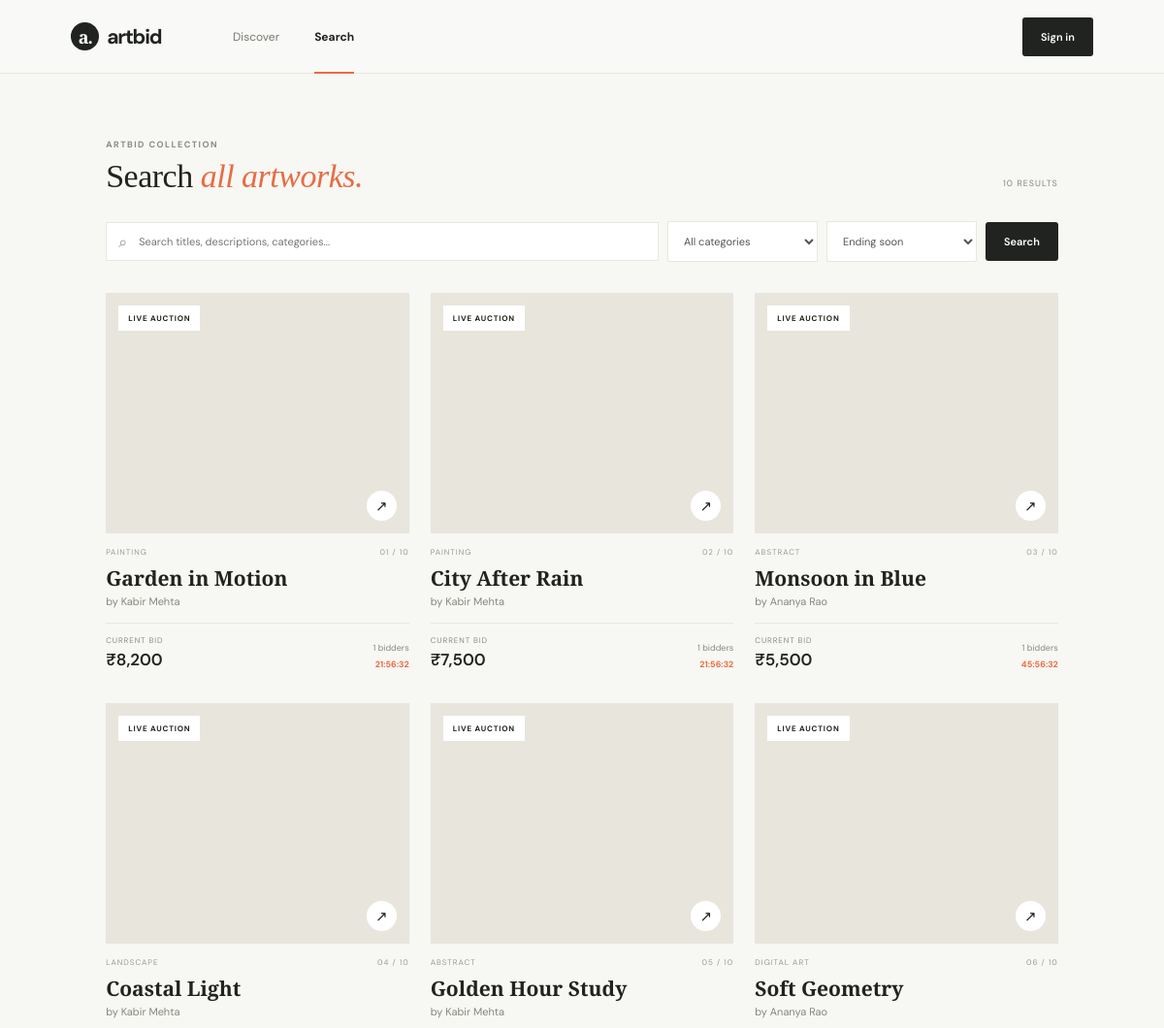
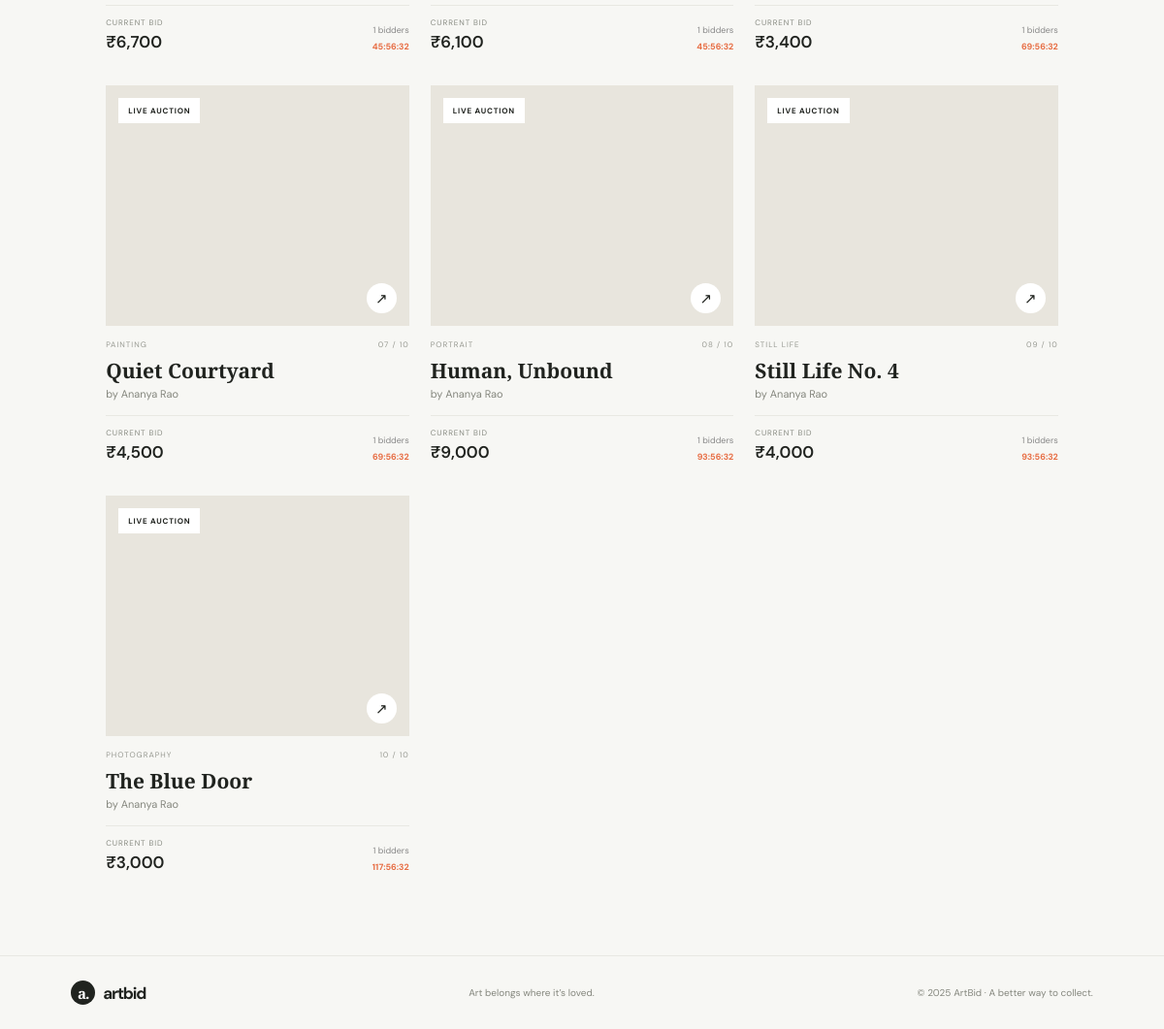
Page /?view=search on the committed database (2 pictures, top to bottom).
### tables this page shows
CREATE TABLE IF NOT EXISTS artworks (
 id INT UNSIGNED AUTO_INCREMENT PRIMARY KEY,
 seller_id INT UNSIGNED NOT NULL,
 title VARCHAR(180) NOT NULL,
 description TEXT NOT NULL,
 category VARCHAR(80) NOT NULL,
 image_url VARCHAR(1000) DEFAULT NULL,
 base_price DECIMAL(12,2) NOT NULL,
 starts_at DATETIME NOT NULL,
 ends_at DATETIME NOT NULL,
 created_at TIMESTAMP DEFAULT CURRENT_TIMESTAMP,
 FOREIGN KEY (seller_id) REFERENCES users(id) ON DELETE CASCADE,
 INDEX auction_ends (ends_at), INDEX artwork_category (category)
);

CREATE TABLE IF NOT EXISTS users (
 id INT UNSIGNED AUTO_INCREMENT PRIMARY KEY,
 name VARCHAR(120) NOT NULL,
 email VARCHAR(190) NOT NULL UNIQUE,
 password VARCHAR(255) NOT NULL,
 role ENUM('Seller','Buyer') NOT NULL DEFAULT 'Buyer',
 phone VARCHAR(32) DEFAULT NULL,
 location VARCHAR(160) DEFAULT NULL,
 bio TEXT DEFAULT NULL,
 upi_id VARCHAR(100) DEFAULT NULL,
 created_at TIMESTAMP DEFAULT CURRENT_TIMESTAMP
);

### includes/data.php (called while the page is built, shortened)
<?php
$view = $_GET['view'] ?? 'discover';
$selected = isset($_GET['artwork']) ? (int) $_GET['artwork'] : 0;
$search = trim($_GET['q'] ?? '');
$sort = ($_GET['sort'] ?? 'ending_soon') === 'ending_later' ? 'ending_later' : 'ending_soon';
$where = $view === 'search' && $search !== '' ? ['1=1'] : ['a.ends_at > NOW()'];
$params = [];
if ($pdo) {
    $sql = 'SELECT a.*, u.name seller, COALESCE(MAX(b.amount), a.base_price) current_bid,
                   COUNT(DISTINCT b.buyer_id) bidders, COUNT(b.id) bid_count,
                   (SELECT u2.name FROM bids wb JOIN users u2 ON u2.id=wb.buyer_id WHERE wb.artwork_id=a.id ORDER BY wb.amount DESC, wb.created_at ASC, wb.id ASC LIMIT 1) winner_name,
                   (SELECT COUNT(*) FROM wishlist w WHERE w.artwork_id = a.id) saves
            FROM artworks a JOIN users u ON u.id = a.seller_id
            LEFT JOIN bids b ON b.artwork_id = a.id
            WHERE ' . implode(' AND ', $where) . '
            GROUP BY a.id ORDER BY a.ends_at ' . ($sort === 'ending_soon' ? 'ASC' : 'DESC');
    $q = $pdo->prepare($sql);
    $q->execute($params);
    $arts = $q->fetchAll(PDO::FETCH_ASSOC);
}

### includes/helpers.php (called while the page is built, shortened)
<?php
function e($s){return htmlspecialchars((string)$s,ENT_QUOTES,'UTF-8');}
function money($n){return '₹'.number_format((float)$n);}

### views/search.php (the view, shortened to what this page needs)
<?php if(!$selected&&$view==='search'):?>
<section class="market search-page">
 <div class="section-title"><div><div class="eyebrow">ARTBID COLLECTION</div><h2>Search <em>all artworks.</em></h2></div><span class="lot-count"><?=count($arts)?> RESULTS</span></div>
 <form class="filters" method="get" action="index.php">
  <label class="search"><span aria-hidden="true">⌕</span><input type="search" name="q" placeholder="Search titles, descriptions, categories..." value="<?=e($search)?>" aria-label="Search all artworks"></label>
  <select name="category"><option value="">All categories</option><?php foreach(($cats??[]) as $c):?><option value="<?=e($c)?>" <?=($_GET['category']??'')===$c?'selected':''?>><?=e($c)?></option><?php endforeach;?></select>
  <select name="sort" aria-label="Sort results"><option value="ending_soon" <?=$sort==='ending_soon'?'selected':''?>>Ending soon</option><option value="ending_later" <?=$sort==='ending_later'?'selected':''?>>Ending later</option></select>
  <button class="btn btn-dark">Search</button>
 </form>
 <div class="art-grid">
  <?php foreach($arts as $i=>$a):$ended=strtotime($a['ends_at'])<=time();$sold=$ended&&!empty($a['winner_name']);?>
   <article class="art-card">
    <a href="?artwork=<?=$a['id']?>" class="art-image" style="background-image:url('<?=e($a['image_url']?:'https://images.unsplash.com/photo-1541961017774-22349e4a1262?w=900')?>')"><span class="pill <?=$sold?'sold-chip':($ended?'ended-chip':(strtotime($a['ends_at'])<time()+3600?'hot':''))?>"><?=$sold?'SOLD':($ended?'ENDED':(strtotime($a['ends_at'])<time()+3600?'ENDING SOON':'LIVE AUCTION'))?></span><span class="image-arrow">↗</span></a>
    <div class="card-meta"><span><?=e(strtoupper($a['category']))?></span><span><?=str_pad((string)($i+1),2,'0',STR_PAD_LEFT)?> / <?=count($arts)?></span></div>
    <a href="?artwork=<?=$a['id']?>" class="art-title"><?=e($a['title'])?></a><div class="artist">by <?=e($a['seller'])?></div>
    <div class="card-bottom"><div><span class="label"><?=$ended?'FINAL BID':'CURRENT BID'?></span><b><?=money($a['current_bid'])?></b></div><div class="card-right"><?php if(!$ended):?><span><?= (int)$a['bidders']?> bidders</span><span class="timer" data-end="<?=e($a['ends_at'])?>">--:--:--</span><?php else:?><span><?= (int)$a['bid_count']?> bids</span><span><?=e($a['ends_at'])?></span><?php endif;?></div></div>
   </article>
  <?php endforeach;?>
 </div>
</section>
<?php endif;?>

### views/header.php (shortened to what this page needs)
<!doctype html><html lang="en"><head><link rel="stylesheet" href="assets/css/style.css?v=20261115-7"></head><body>
<header class="top"><a class="brand" href="index.php"><span class="brand-mark">a.</span> artbid</a><nav><a class="<?= $view==='discover'?'active':'' ?>" href="index.php">Discover</a><a class="<?= $view==='search'?'active':'' ?>" href="?view=search">Search</a><?php if($me && $me["role"]==="Buyer"):?><a href="?view=dashboard">My bids</a><?php elseif($me):?><a href="?view=seller">Seller studio</a><?php endif;?><?php if($me):?><a class="<?= $view==='profile'?'active':'' ?>" href="?view=profile">Profile</a><?php endif;?></nav><div class="account"><?php if($me):?><span class="avatar"><?=e(strtoupper(substr($me['name'],0,1)))?></span><span class="account-name"><?=e($me['name'])?></span><form method="post"><input type="hidden" name="action" value="logout"><button class="text-btn">Sign out</button></form><?php else:?><button class="btn btn-dark" onclick="document.querySelector('#auth').showModal()">Sign in</button><?php endif;?></div></header>
<main>

### index.php (shortened to what this page needs)
<?php
require __DIR__ . '/includes/database.php';
require __DIR__ . '/includes/helpers.php';
$me = $_SESSION['user'] ?? null;
require __DIR__ . '/includes/data.php';
require __DIR__ . '/views/header.php';
if (!$selected && $view === 'search') require __DIR__ . '/views/search.php';
require __DIR__ . '/views/footer.php';

### views/footer.php (shortened to what this page needs)
</main><footer><a class="brand" href="index.php"><span class="brand-mark">a.</span> artbid</a><span>Art belongs where it’s loved.</span><span>© 2025 ArtBid · A better way to collect.</span></footer>
<script src="assets/js/app.js?v=20261115-3"></script></body></html>

### assets/css/style.css (style rules this page uses)
:root { --ink:#20231f;--muted:#777a72;--paper:#f7f7f4;--line:#e8e8e2;--orange:#e76c42;--green:#b4d37c }
* { box-sizing:border-box }
body { margin:0;background:var(--paper);color:var(--ink);font-family:'DM Sans',sans-serif }
a { color:inherit;text-decoration:none }
.top { height:76px;border-bottom:1px solid var(--line);display:flex;align-items:center;padding:0 6.1%;gap:7%;background:rgba(250,250,248,.92);position:sticky;top:0;z-index:3 }
.brand { font-size:21px;font-weight:700;letter-spacing:-1.2px;display:flex;align-items:center;gap:8px }
.brand-mark { background:var(--ink);color:white;font-family:'Playfair Display';font-size:18px;width:29px;height:29px;display:grid;place-items:center;border-radius:50%;letter-spacing:-1px }
.top nav { display:flex;gap:36px;align-items:center;flex:1;font-size:12px;color:#777970 }
.top nav a { height:76px;display:flex;align-items:center;position:relative }
.top nav a.active { color:var(--ink);font-weight:700 }
.top nav a.active:after { content:'';position:absolute;bottom:0;left:0;right:0;background:var(--orange);height:2px }
.account { display:flex;align-items:center;gap:10px;font-size:12px }
.btn { border:0;padding:13px 19px;border-radius:3px;font:600 11px 'DM Sans';cursor:pointer;display:inline-flex;align-items:center;justify-content:center;gap:20px }
.btn-dark { background:var(--ink);color:white }
.eyebrow { font-size:9px;font-weight:700;letter-spacing:1.45px;color:#898b82 }
.hero h1 em,.section-title h2 em,.dash-head em,dialog h2 em,.detail h1 em { color:var(--orange);font-weight:500 }
.market,.dashboard { padding:67px 9.1% 85px }
.section-title,.dash-head { display:flex;justify-content:space-between;align-items:end }
.section-title h2 { font:500 34px 'Playfair Display';margin:8px 0 0;letter-spacing:-.5px }
.lot-count { font-size:9px;letter-spacing:1px;color:#85877e;padding-bottom:6px }
.filters { margin:27px 0 26px;display:flex;gap:9px;align-items:center }
.filters input,.filters select { border:1px solid var(--line);background:white;padding:12px;font:11px 'DM Sans';outline:none }
.filters select { min-width:155px;color:#555 }
.search { display:flex;align-items:center;background:#fff;border:1px solid var(--line);padding-left:12px;color:#92948c;flex:1 }
.search input { border:0;width:100%; }
.art-grid { display:grid;grid-template-columns:repeat(3,1fr);gap:34px 22px }
.art-card { min-width:0 }
.art-image { height:248px;background:#e8e5dd center/cover;display:block;position:relative;overflow:hidden }
.art-image:after { content:'';position:absolute;inset:0;background:#15150c00;transition:.2s }
.pill { position:absolute;z-index:1;top:13px;left:13px;background:#fff;padding:8px 10px;font-size:8px;letter-spacing:.8px;font-weight:700 }
.image-arrow { position:absolute;right:13px;bottom:13px;width:31px;height:31px;border-radius:50%;background:#fff;display:grid;place-items:center;font-size:15px;z-index:1 }
.card-meta { display:flex;justify-content:space-between;font-size:8px;letter-spacing:1px;color:#999b93;margin-top:14px }
.art-title { font:600 21px 'Playfair Display';display:block;margin-top:8px }
.artist { font-size:11px;color:#85877e;margin-top:3px }
.card-bottom { border-top:1px solid var(--line);margin-top:15px;padding-top:12px;display:flex;justify-content:space-between;align-items:end }
.label { display:block;font-size:8px;letter-spacing:.9px;color:#888b82;margin-bottom:4px }
.card-bottom b { font:600 17px 'DM Sans' }
.card-right { text-align:right;font-size:9px;color:#888;display:grid;gap:5px }
.card-right .timer { color:var(--orange);font-weight:700 }
footer { border-top:1px solid var(--line);padding:25px 6.1%;display:flex;align-items:center;justify-content:space-between;font-size:10px;color:#85877e }
footer .brand { color:var(--ink);font-size:17px }
footer .brand-mark { width:25px;height:25px;font-size:15px }
.search-page .filters { margin-bottom:32px }
.search-page .filters .search { min-width:240px }

### rows in the picture
artworks: shows "LIVE AUCTION", category "PAINTING", i "01", count($arts) "10", title "Garden in Motion", seller.name "Kabir Mehta", shows "CURRENT BID", current_bid "₹8,200", bidders "1"
artworks: shows "LIVE AUCTION", category "PAINTING", i "02", count($arts) "10", title "City After Rain", seller.name "Kabir Mehta", shows "CURRENT BID", current_bid "₹7,500", bidders "1"
artworks: shows "LIVE AUCTION", category "ABSTRACT", i "03", count($arts) "10", title "Monsoon in Blue", seller.name "Ananya Rao", shows "CURRENT BID", current_bid "₹5,500", bidders "1"
artworks: shows "LIVE AUCTION", category "LANDSCAPE", i "04", count($arts) "10", title "Coastal Light", seller.name "Kabir Mehta", shows "CURRENT BID", current_bid "₹6,700", bidders "1"
artworks: shows "LIVE AUCTION", category "ABSTRACT", i "05", count($arts) "10", title "Golden Hour Study", seller.name "Kabir Mehta", shows "CURRENT BID", current_bid "₹6,100", bidders "1"
artworks: shows "LIVE AUCTION", category "DIGITAL ART", i "06", count($arts) "10", title "Soft Geometry", seller.name "Ananya Rao", shows "CURRENT BID", current_bid "₹3,400", bidders "1"
artworks: shows "LIVE AUCTION", category "PAINTING", i "07", count($arts) "10", title "Quiet Courtyard", seller.name "Ananya Rao", shows "CURRENT BID", current_bid "₹4,500", bidders "1"
artworks: shows "LIVE AUCTION", category "PORTRAIT", i "08", count($arts) "10", title "Human, Unbound", seller.name "Ananya Rao", shows "CURRENT BID", current_bid "₹9,000", bidders "1"
artworks: shows "LIVE AUCTION", category "STILL LIFE", i "09", count($arts) "10", title "Still Life No. 4", seller.name "Ananya Rao", shows "CURRENT BID", current_bid "₹4,000", bidders "1"
artworks: shows "LIVE AUCTION", category "PHOTOGRAPHY", i "10", count($arts) "10", title "The Blue Door", seller.name "Ananya Rao", shows "CURRENT BID", current_bid "₹3,000", bidders "1"

### other values in the picture
count($arts) "10"
